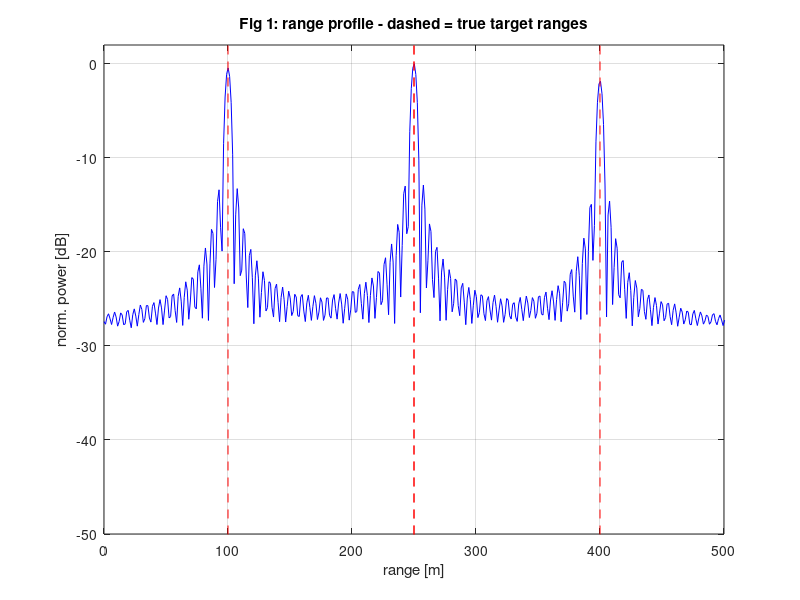
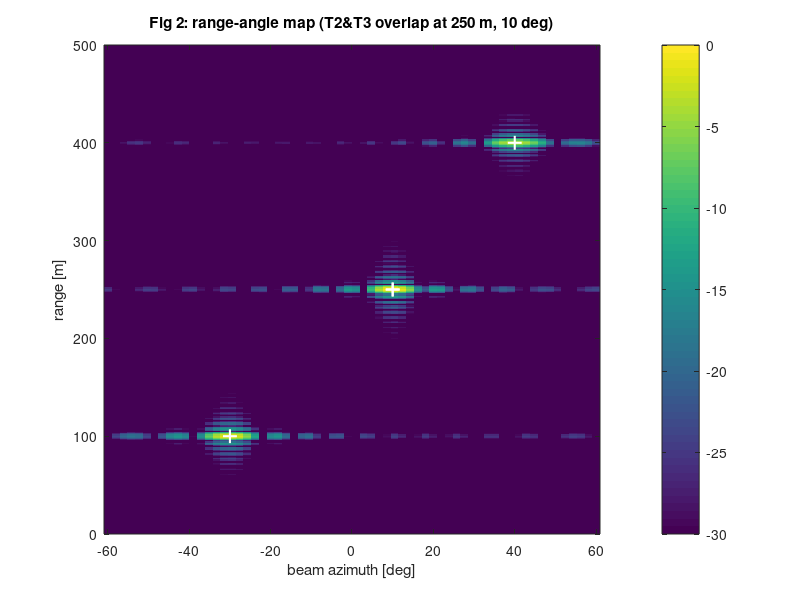

Here is the MATLAB script that generated these plots, in order:
%% ========================================================================
%  STEP 2 | Scene definition & channel synthesis (+ verification)
%  Loads step1_out.mat, builds received cube Y[n,m,ell], unit-tests the
%  injected delay/Doppler, and plots range + range-angle to confirm the
%  channel BEFORE any velocity/aliasing processing.
%% ========================================================================
clear; clc; close all;
try, pkg load signal; catch, end
LOG=@(varargin) fprintf(varargin{:});
S1=load('step1_out.mat'); P=S1.P; D=S1.D; G=S1.G;
LOG('\n================ STEP 2: SCENE & CHANNEL SYNTHESIS ================\n');

%% ---- 1. Array & scene -------------------------------------------------
A.Na = 16;                       % gNB ULA elements (half-wavelength)
% targets: [R(m)  v(m/s)  theta(deg)  |alpha|]
SC.tab = [100  12  -30  1.0 ;      % T1  fast, aliases
          250  25   10  1.0 ;      % T2  co-cell with T3 (same R,theta)
          250   8   10  0.7 ;      % T3  co-cell: separable only in Doppler
          400   3   40  0.8 ];     % T4  slow
SC.K = size(SC.tab,1);
SC.R=SC.tab(:,1); SC.v=SC.tab(:,2); SC.th=SC.tab(:,3); SC.amp=SC.tab(:,4);
rng_seed=7; try, rand('seed',rng_seed); randn('seed',rng_seed); catch, end
SC.phase = 2*pi*rand(SC.K,1);
SC.alpha = SC.amp.*exp(1j*SC.phase);
SC.SNRdB = 20;                    % nominal per-RE SNR at beam peak

SC.tau = 2*SC.R/P.c;              % delays
SC.fd  = 2*SC.v/P.lambda;         % Doppler (true, unaliased)
SC.kfold = round(SC.v./D.W);      % alias fold index
SC.vmeas = SC.v - SC.kfold*D.W;   % aliased (folded) velocity

LOG('\n[1] Scene (K=%d targets)\n', SC.K);
LOG('    %-3s %6s %6s %6s | %8s %9s %6s %9s\n','id','R[m]','v','th','tau[us]','fd[Hz]','fold','vmeas');
for k=1:SC.K
  LOG('    T%-2d %6.0f %6.1f %6.0f | %8.3f %9.1f %6d %9.4f\n', ...
      k,SC.R(k),SC.v(k),SC.th(k),SC.tau(k)*1e6,SC.fd(k),SC.kfold(k),SC.vmeas(k));
end
LOG('    NOTE: all |v| >> vmax=%.3f m/s  -> every target aliases\n', D.vmax);
LOG('    NOTE: T2 & T3 share (R=250,theta=10) -> unresolvable except in Doppler\n');

%% ---- 2. Beam gain (ULA array factor, magnitude) ----------------------
beamGain=@(th_t,th0) abs( sin(A.Na*pi/2*(sind(th_t)-sind(th0))) ...
                        ./ (A.Na*sin(pi/2*(sind(th_t)-sind(th0))+eps)) );

%% ---- 3. Synthesize received cube  Y[n,m,ell] -------------------------
Nsc=P.Nsc; M=P.M; L=P.L; n=(0:Nsc-1).';
Y=zeros(Nsc,M,L);
for k=1:SC.K
  rp  = exp(-1j*2*pi*n*P.scs*SC.tau(k));         % Nsc x 1  (delay)
  dop = exp( 1j*2*pi*SC.fd(k)*G.tGrid);          % M x L    (Doppler)
  g   = beamGain(SC.th(k),G.thetaBeam);          % 1 x L    (illumination)
  db  = dop .* g;                                % M x L
  Y   = Y + SC.alpha(k)*reshape(rp,[Nsc 1 1]).*reshape(db,[1 M L]);
end
% AWGN at nominal SNR (referenced to unit beam-peak amplitude)
sigma = sqrt(10^(-SC.SNRdB/10)/2);
Y = Y + sigma*(randn(size(Y))+1j*randn(size(Y)));
LOG('\n[3] Cube Y synthesized: size %dx%dx%d (n x m x ell), sigma=%.4g\n',Nsc,M,L,sigma);

%% ---- 4. UNIT TESTS on a clean single-target cube ---------------------
LOG('\n[4] Unit tests (noise-free single-target)\n');
Nfft=1024; rax=(0:Nfft-1)/Nfft*D.Rmax;   % range axis
pass=true;
for k=[1 2]
  rp=exp(-1j*2*pi*n*P.scs*SC.tau(k)); dop=exp(1j*2*pi*SC.fd(k)*G.tGrid);
  g=beamGain(SC.th(k),G.thetaBeam);
  Yk=SC.alpha(k)*reshape(rp,[Nsc 1 1]).*reshape(dop.*g,[1 M L]);
  % (a) delay: range-FFT at the peak beam, m=1
  [~,lb]=min(abs(G.thetaBeam-SC.th(k)));
  prof=abs(ifft(Yk(:,1,lb),Nfft));
  [~,pk]=max(prof); Rhat=rax(pk);
  okR = abs(Rhat-SC.R(k)) <= D.dR;             % within one range bin
  % (b) Doppler: intra-burst phase slope between two SSBs in burst m=1
  cand=[lb-1 lb+1]; cand=cand(cand>=1 & cand<=L);
  [~,ix]=min(abs(G.tGrid(1,cand)-G.tGrid(1,lb)));  % temporally-closest SSB
  la=cand(ix); dt=G.tGrid(1,lb)-G.tGrid(1,la);
  fdhat=angle(Yk(1,1,lb)/Yk(1,1,la))/(2*pi*dt);
  vhat=P.lambda*fdhat/2;
  okD = abs(vhat-SC.v(k)) <= 0.5;              % m/s tol
  pass = pass && okR && okD;
  sR='FAIL'; if okR, sR='PASS'; end
  sD='FAIL'; if okD, sD='PASS'; end
  LOG('    T%d: Rhat=%7.2f m (true %3.0f) [%s]   vhat=%6.2f m/s (true %2.0f) [%s]\n', ...
       k,Rhat,SC.R(k),sR,vhat,SC.v(k),sD);
end
sAll='FAIL'; if pass, sAll='PASS'; end
LOG('    OVERALL UNIT TESTS: %s\n', sAll);

%% ---- 5. Range profile (verify all peaks land correctly) --------------
try, graphics_toolkit('gnuplot'); catch, end
set(0,'defaultfigurevisible','off');
% incoherent range profile summed over all beams & burst sets
RP=zeros(Nfft,1);
for mm=1:M, for ll=1:L, RP=RP+abs(ifft(Y(:,mm,ll),Nfft)); end, end
RP=RP/max(RP);
f1=figure('position',[0 0 760 320]);
plot(rax,20*log10(RP+1e-6),'b'); hold on; grid on;
for k=1:SC.K, xl=SC.R(k); plot([xl xl],[-60 2],'r--'); end
xlim([0 500]); ylim([-50 2]); xlabel('range [m]'); ylabel('norm. power [dB]');
title('Fig 1: range profile - dashed = true target ranges');
print(f1,'step2_fig1_range.png','-dpng','-r110');

%% ---- 6. Range-angle map (verify range AND angle; show co-cell overlap)
RAmap=zeros(Nfft,L);
for ll=1:L
  acc=zeros(Nfft,1);
  for mm=1:M, acc=acc+abs(ifft(Y(:,mm,ll),Nfft)); end
  RAmap(:,ll)=acc;
end
RAmap=RAmap/max(RAmap(:));
f2=figure('position',[0 0 720 420]);
imagesc(G.thetaBeam, rax, 20*log10(RAmap+1e-6)); axis xy; caxis([-30 0]);
xlabel('beam azimuth [deg]'); ylabel('range [m]'); ylim([0 500]); colorbar;
title('Fig 2: range-angle map (T2&T3 overlap at 250 m, 10 deg)');
hold on; for k=1:SC.K, plot(SC.th(k),SC.R(k),'w+','markersize',10,'linewidth',1.5); end
print(f2,'step2_fig2_rangeangle.png','-dpng','-r110');

%% ---- 7. Save ---------------------------------------------------------
save('step2_out.mat','P','D','G','A','SC','Y','-v7');
LOG('\n[7] Saved step2_out.mat + 2 PNGs\n');
LOG('================ STEP 2 COMPLETE ================\n\n');
